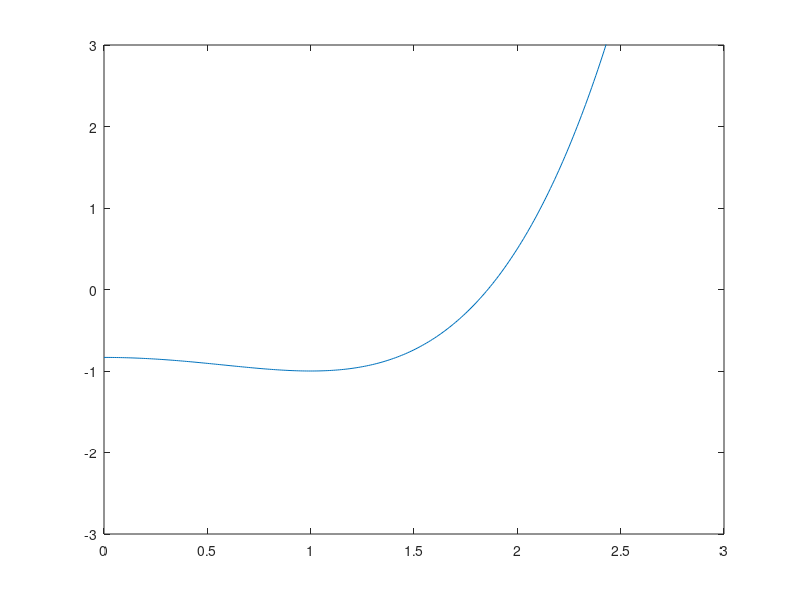

Source code (MATLAB): (Note: this script raises an error after producing the figure.)
x = 0:0.01:10;
global nfe
global nfe1
global a
global b
a = 1;
b = 6;
y = (x.^2-a).^2/b-1;
plot(x,y)
hold on;
axis([0 3 -3 3])

nfe = 0;
x = 5;
dx = 1;
while(abs(dx)>10^-4)
    objfun(x);
    dx = (x^3-a*x)/(3*x^2-a);
    x = x - dx;
    nfe = nfe+1;
end

nfe1 = 0;
len = 10;
x1 = 0;
x2 = 10;
xm = 5;
dx1 = 10;

while(abs(dx1)>10^-4)
    y = objfunDiv(xm);
    
    len = len/2;
    y1 = ((xm-len/2).^2-a).^2/b-1;
    ym = (xm.^2-a).^2/b-1;
    y2 = ((xm+len/2).^2-a).^2/b-1;
    if(y1 < ym)
        x2 = xm;
        xm = xm-len/2;
    elseif(y2 < ym)
        x1 = xm;
        xm = xm+len/2;
    else
        x1 = xm - len/2;
        x2 = xm + len/2;
    end
    dx1 = len;
    nfe1 = nfe1+1;
end

len = 10;
xmin = 0;
xmax = 10;

g = (sqrt(5) - 1)/2;
x1 = len - g*len;
x2 = g*len;
y1 = (x1.^2-a).^2/b-1;
plot(x1,y1,'bo');
y2 = (x2.^2-a).^2/b-1;
plot(x2,y2,'bo');
y3 = 0;
nfe2 = 0;


x3 = 0;
while(abs(len)>10^-4)
    nfe2 = nfe2 + 1;
    if(y1 < y2)
        xmax = x2;
        len = xmax - xmin;
        x2 = x1;
        y2 = y1;
        x1 = xmax - g*len;
        y1 = (x1.^2-a).^2/b-1;
        plot(x1,y1,'bo');
        y3 = y1;
        x3 = x1;
    else
        xmin = x1;
        len = xmax - xmin;
        x1 = x2;
        y1 = y2;
        x2 = xmin + g*len;
        y2 = (x2.^2-a).^2/b-1;
        plot(x2,y2,'bo');
        y3 = y2;
        x3 = x2;
    end
end

y = objfun(x);
nfe
x
y
y1 = objfunDiv(xm);
nfe1
xm
y1
nfe2
x3
y3

hold off;